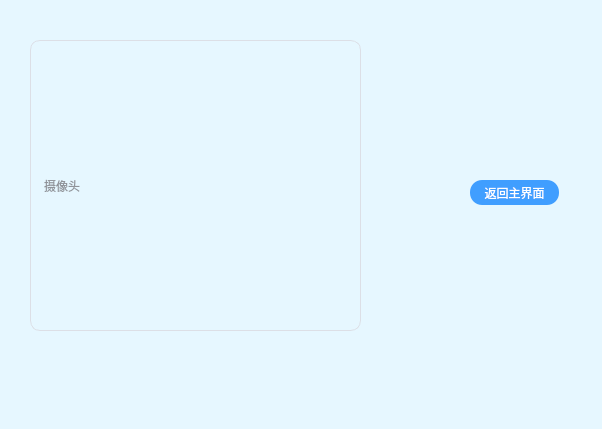
<?xml version="1.0" encoding="UTF-8"?>
<ui version="4.0">
 <class>Monitor</class>
 <widget class="QWidget" name="Monitor">
  <property name="geometry">
   <rect>
    <x>0</x>
    <y>0</y>
    <width>602</width>
    <height>429</height>
   </rect>
  </property>
  <property name="windowTitle">
   <string>摄像头界面</string>
  </property>
  <property name="styleSheet">
   <string notr="true">/* 全局背景 — 与智能家居界面一致 */
QWidget#Monitor {
    background-color: #e6f7ff;
}

/* 全局标签样式 */
QLabel {
    font: 11pt &quot;Microsoft YaHei&quot;;
    color: #333333;
}

/* 摄像头显示区域 */
QLabel#label {
    background-color: #e6f7ff;
    border: 1px solid #dcdfe6;
    border-radius: 10px;
    padding: 10px;
    font: 11pt &quot;Microsoft YaHei&quot;;
    color: #909399;
}

/* 按钮样式 — 与家居界面按钮完全一致 */
QPushButton {
    background-color: #409eff;
    color: white;
    border: none;
    border-radius: 12px;
    padding: 6px 12px;
    font: 10pt &quot;Microsoft YaHei&quot;;
}
QPushButton:hover {
    background-color: #66b1ff;
}
QPushButton:pressed {
    background-color: #337ecc;
}</string>
  </property>
  <widget class="QLabel" name="label">
   <property name="geometry">
    <rect>
     <x>30</x>
     <y>40</y>
     <width>331</width>
     <height>291</height>
    </rect>
   </property>
   <property name="text">
    <string>摄像头</string>
   </property>
  </widget>
  <widget class="QPushButton" name="pushButton">
   <property name="geometry">
    <rect>
     <x>470</x>
     <y>180</y>
     <width>89</width>
     <height>25</height>
    </rect>
   </property>
   <property name="text">
    <string>返回主界面</string>
   </property>
  </widget>
 </widget>
 <resources/>
 <connections/>
</ui>
